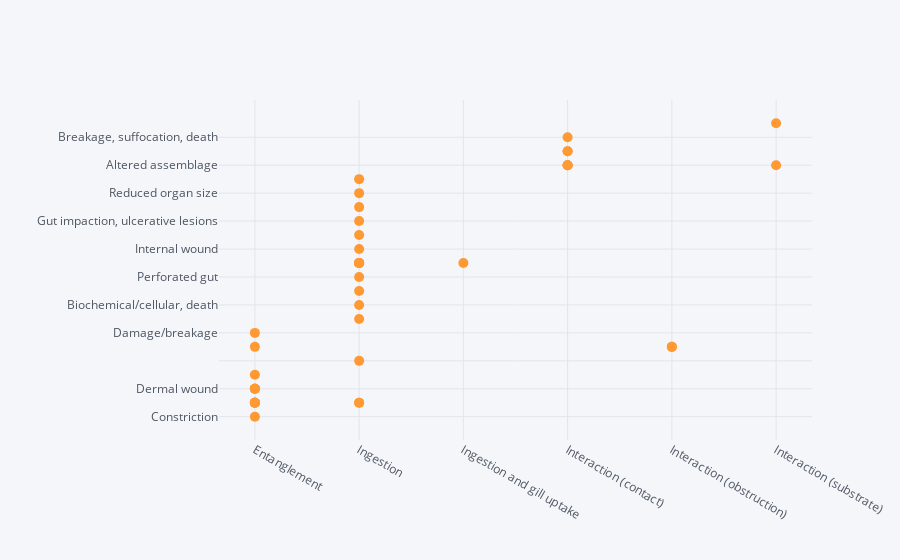

Notebook code cell kept with this figure:
### Markdown cell above
## Scatter

### Code cell
df.iplot(kind='scatter',x='Encounter type',y='Impact (response)',mode='markers',size=10)

### Figure 1 — Plotly figure (JSON) as saved in the notebook; plotly's stock layout.template omitted (floating-point values rounded to 4 significant figures)
{"data": [{"line": {"color": "rgba(255, 153, 51, 1.0)", "dash": "solid", "shape": "linear", "width": 1.3}, "marker": {"size": 10, "symbol": "circle"}, "mode": "markers", "name": "Impact (response)", "text": "", "type": "scatter", "x": ["Entanglement", "Entanglement", "Entanglement", "Entanglement", "Entanglement", "Entanglement", null, "Entanglement", "Entanglement", "Entanglement", "Entanglement", "Entanglement", "Entanglement", "Entanglement", "Ingestion", "Ingestion", "Ingestion", "Ingestion", "Ingestion", "Ingestion", "Ingestion", null, "Ingestion", "Ingestion", "Ingestion", "Ingestion", "Ingestion", "Ingestion", "Ingestion", "Ingestion", "Ingestion", "Ingestion", "Ingestion", "Ingestion and gill uptake", "Interaction (contact)", "Interaction (contact)", "Interaction (contact)", "Interaction (contact)", "Interaction (contact)", "Interaction (contact)", "Interaction (obstruction)", "Interaction (obstruction)", "Interaction (substrate)", "Interaction (substrate)"], "y": ["Constriction", "Death", "Dermal wound", "Dermal wound", "External wound", "Death", "", "Reduced population size", "Death", "Death", "Damage/breakage", "Death", "Dermal wound", "Dermal wound", "Death", "Intestinal blockage, death", "", "Biochemical/cellular, death", "Gut obstruction, death", "Perforated gut", "Biochemical/cellular", "", "Biochemical/cellular", "Internal wound", "Gastric rupture, death", "Gut impaction, ulcerative lesions", "Gastric rupture, gut impaction, death", "Death", "Biochemical/cellular", "Biochemical/cellular", "Reduced organ size", "Gut obstruction", "Biochemical/cellular", "Biochemical/cellular", "Altered assemblage", "Altered assemblage", "Altered assemblage", "Tissue abrasion", "Tissue abrasion", "Breakage, suffocation, death", "Reduced population size", "Reduced population size", "Altered assemblage", "Increased population size"]}], "layout": {"legend": {"bgcolor": "#F5F6F9", "font": {"color": "#4D5663"}}, "paper_bgcolor": "#F5F6F9", "plot_bgcolor": "#F5F6F9", "title": {"font": {"color": "#4D5663"}}, "xaxis": {"gridcolor": "#E1E5ED", "showgrid": true, "tickfont": {"color": "#4D5663"}, "title": {"font": {"color": "#4D5663"}, "text": ""}, "zerolinecolor": "#E1E5ED"}, "yaxis": {"gridcolor": "#E1E5ED", "showgrid": true, "tickfont": {"color": "#4D5663"}, "title": {"font": {"color": "#4D5663"}, "text": ""}, "zerolinecolor": "#E1E5ED"}}}
